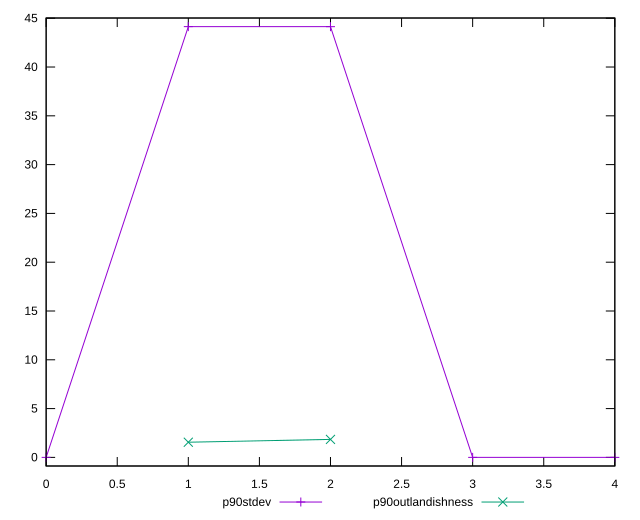

Here is the gnuplot script that generated this plot:
reset

$p90Stdev <<EOF
0 0
1 44.139578603286246
2 44.13611708278512
3 0
4 0
EOF

$p90Outlandishness <<EOF
1 1.5538164461247639
2 1.8435604938271604
EOF

set key outside below
set xrange [0:4]
set yrange [-0.8827915720657249:45.02237017535197]
set trange [-0.8827915720657249:45.02237017535197]
set terminal svg size 640, 520 enhanced background rgb 'white'
set output "report_00023_2021-02-20T12:14:57.249Z/unminified-javascript/progression/stddev.svg"

plot $p90Stdev title "p90stdev" with linespoints, \
     $p90Outlandishness title "p90outlandishness" with linespoints

reset
